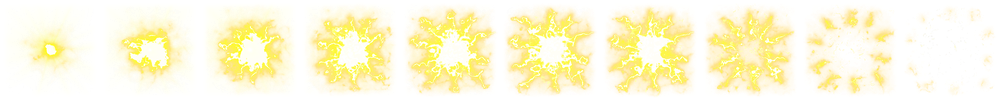
#> input picture img/effects/stun.png, 1000 x 100 px, shrunk from 1920 x 192 before the run
$ python trans_image.py
#> lines starting #> are read from the running program, lines starting #| are printed output that depends on the picture
from PIL import Image

# 元のスプライトシート
input_path = "img/effects/stun.png"     # 元画像ファイル名
output_path = "img/effects/stun.png"    # 出力ファイル名

# 1フレームのサイズ（例：64×64）
frame_width = 192
frame_height = 192

# フレームの数（横2 × 縦12）
cols = 5
rows = 2
total_frames = cols * rows

# 元画像を読み込み
src_image = Image.open(input_path)
#> src_image is the input picture: PIL image 1000x100 RGBA; mean R, G, B, A 205.7, 185.8, 47.3, 63.4

# 新しい横長画像を作成（横に24フレーム並べる）
dst_image = Image.new("RGBA", (frame_width * total_frames, frame_height))
#> dst_image: PIL image 1920x192 RGBA; every value is 0

# 順に1フレームずつ切り出して横に貼り付け
for row in range(rows):
    for col in range(cols):
        index = row * cols + col
        x = col * frame_width
        y = row * frame_height
        frame = src_image.crop((x, y, x + frame_width, y + frame_height))
        dst_image.paste(frame, (index * frame_width, 0))
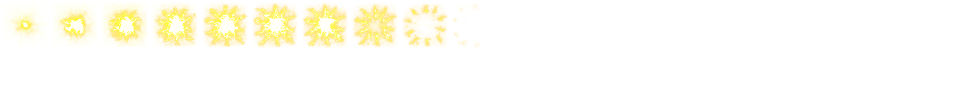
#> dst_image: PIL image 1920x192 RGBA (shown at 1/2 size); mean R, G, B, A 54.6, 49.3, 12.2, 17.2; transparent parts drawn white
#> frame: PIL image 192x192 RGBA; every value is 0

# 保存
dst_image.save(output_path)

print(f"変換完了！{output_path} に保存されました。")

$ run again, with img/effects/Element_aura.png copied over img/effects/stun.png
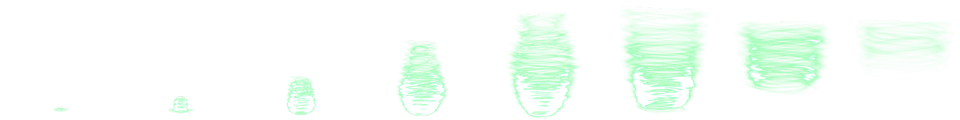
#> input picture img/effects/Element_aura.png, 960 x 120 px
#> src_image is the input picture: PIL image 960x120 P; mean R, G, B, A 44, 64, 49.1, 29.9
#> after the loop `for row in range(rows):`:
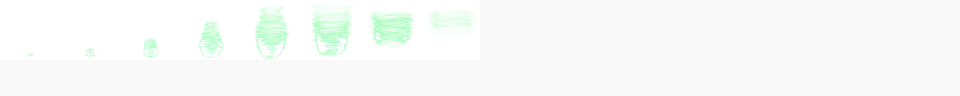
#> dst_image: PIL image 1920x192 RGBA (shown at 1/2 size); mean R, G, B, A 42, 66.7, 47, 14.9; transparent parts drawn white

$ run again, with img/effects/charge_boost.png copied over img/effects/stun.png
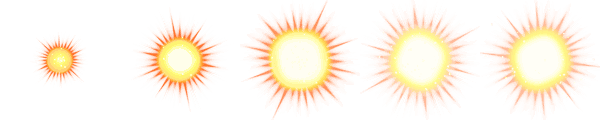
#> input picture img/effects/charge_boost.png, 600 x 120 px
#> src_image is the input picture: PIL image 600x120 P; mean R, G, B, A 126.6, 100.8, 75.6, 48
#> after the loop `for row in range(rows):`:
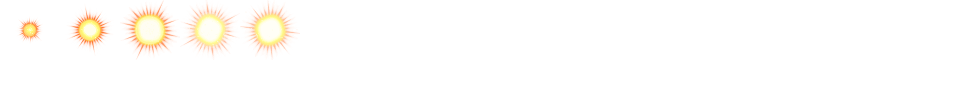
#> dst_image: PIL image 1920x192 RGBA (shown at 1/2 size); mean R, G, B, A 24.7, 19.7, 14.8, 9.4; transparent parts drawn white
